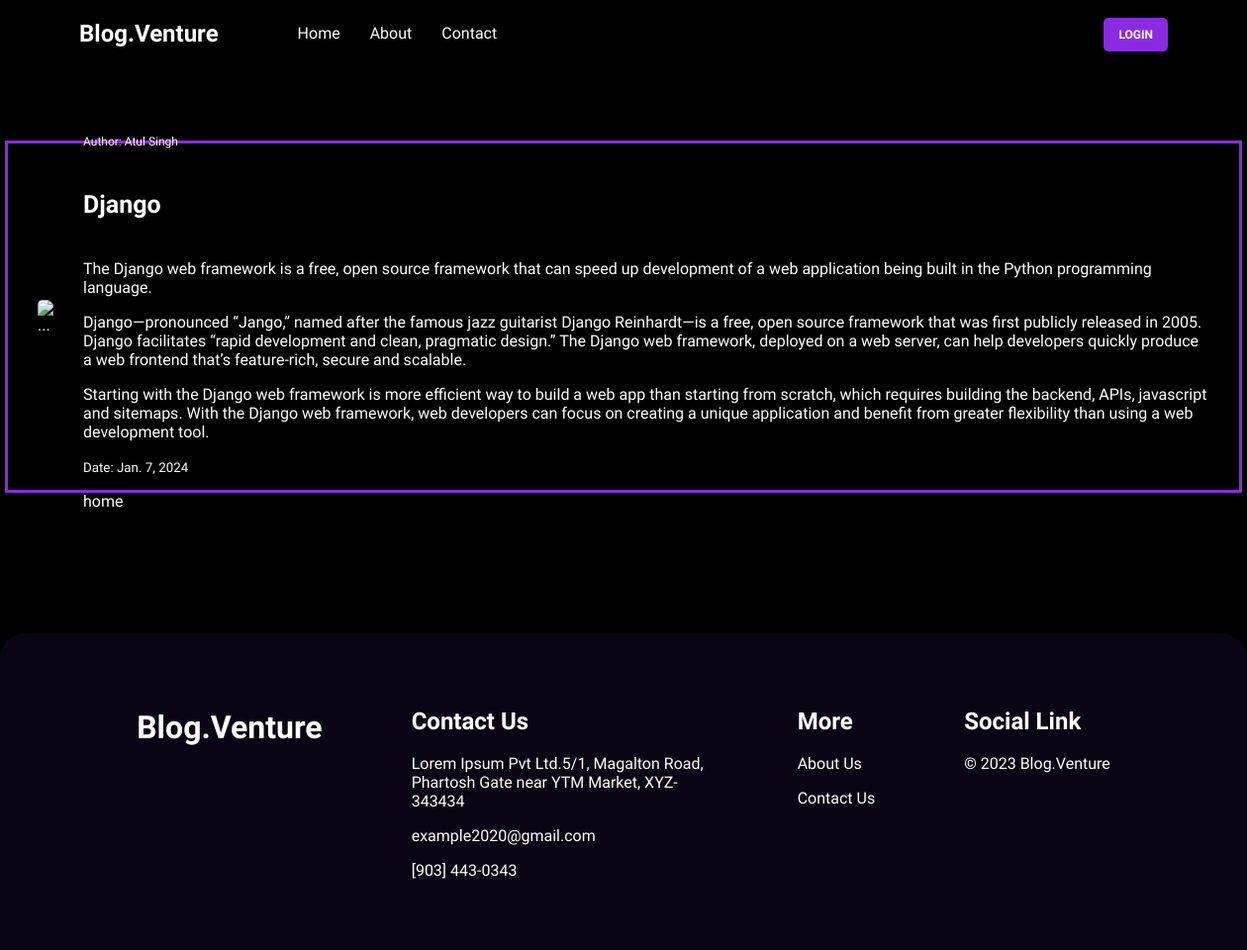
Page /viewBlog/5 on the committed database.
### blogs/models.py (models this page shows)
class Popular(models.Model):
    ranking = models.IntegerField()
    topic = models.CharField(max_length=50)
    heading = models.CharField(max_length=50)
    author = models.CharField(max_length=50)
    postDate = models.DateField(auto_now_add=True)
    cover = models.ImageField(upload_to='new_blog', null=True)
    content = RichTextField()

### blogs/views.py (the view)
# urls.py: path('viewBlog/<int:pk>', view_blog, name='viewBlog'),
def view_blog(request, pk):
    viewBlog = Popular.objects.get(pk = pk)
    return render(request, 'viewBlog.html', {'viewBlog':viewBlog})

### blogs/templates/viewBlog.html
{% extends 'base.html' %}
{% block body %}
<div class="view-card">
    <div class="main-card">
        <div class="view-img">
            <img src="https://images.unsplash.com/photo-1690609998976-929dca8ba3de?ixlib=rb-4.0.3&ixid=M3wxMjA3fDB8MHxwaG90by1wYWdlfHx8fGVufDB8fHx8fA%3D%3D&auto=format&fit=crop&w=906&q=80"
                class="card-img-top" alt="...">
        </div>
        <div class="view-data">
            <p class="view-card-title">Author: {{viewBlog.author}}</p>
            <h5 class="view-card-header">{{viewBlog.topic}}</h5>
            <p class="viwe-card-text">{{viewBlog.content|safe}}</p>
            <p class="view-card-text"><small class="text-body-secondary">Date: {{viewBlog.postDate}}</small></p>
            <a href="/" class="btn-primary">home</a>
        </div>
    </div>
</div>
{% endblock %}

### blogs/static/css/home.css (style rules this page uses)
body { padding: 0; margin: 0; box-sizing: border-box; overflow-x: hidden; background-color: black; color: white; font-family: "Quicksand", sans-serif; }
a { text-decoration: none; color: white; }
.card-img-top { width: 100%; height: 100px; object-fit: cover; border-radius: 5px; }
.view-card { width: 1250px; margin: auto; height: 80vh; display: flex; justify-content: center; align-items: center; }
.main-card { display: flex; justify-content: center; align-items: center; gap: 30px; border: 3px solid blueviolet; height: 350px; padding: 0 30px; }
.view-img img { height: 250px; }
.view-card-title { font-size: 12px; }
.view-card-header { font-size: 25px; }
.btn-primary { cursor: pointer; }

### rows in the picture
Popular: author "Atul Singh", topic "Django", content "The Django web framework is a free, open source framework that can speed up development of a web application being built in the Python programming language. Django—pronounced “Jango,” named after the famous jazz guitarist Django Reinhardt—is a free, open source framework that was first publicly released in 2005. Django facilitates “rapid development and clean, pragmatic design.” The Django web framework, deployed on a web server, can help developers quickly produce a web frontend that’s feature-rich, secure and scalable. Starting with the Django web framework is more efficient way to build a web app than starting from scratch, which requires building the backend, APIs, javascript and…", postDate "Jan. 7, 2024"
